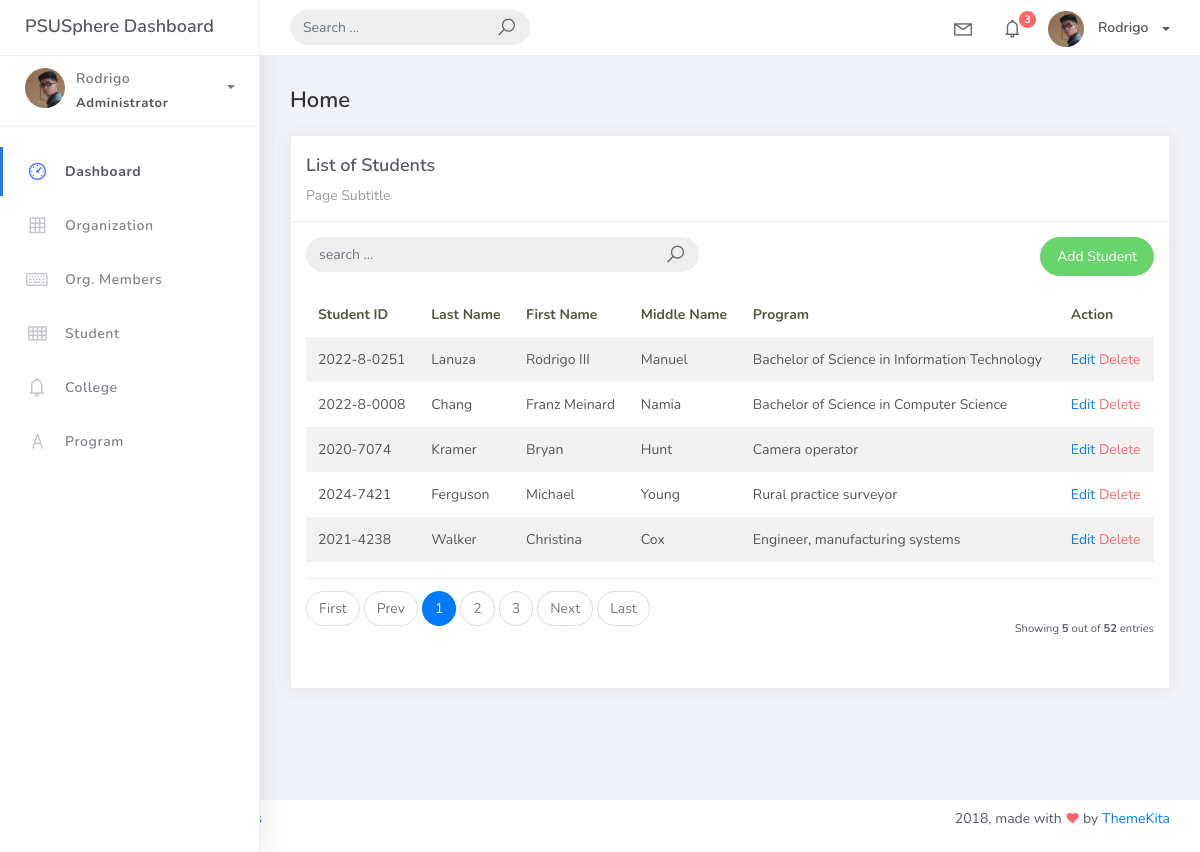
/student_list, run on an earlier commit of the app's database.
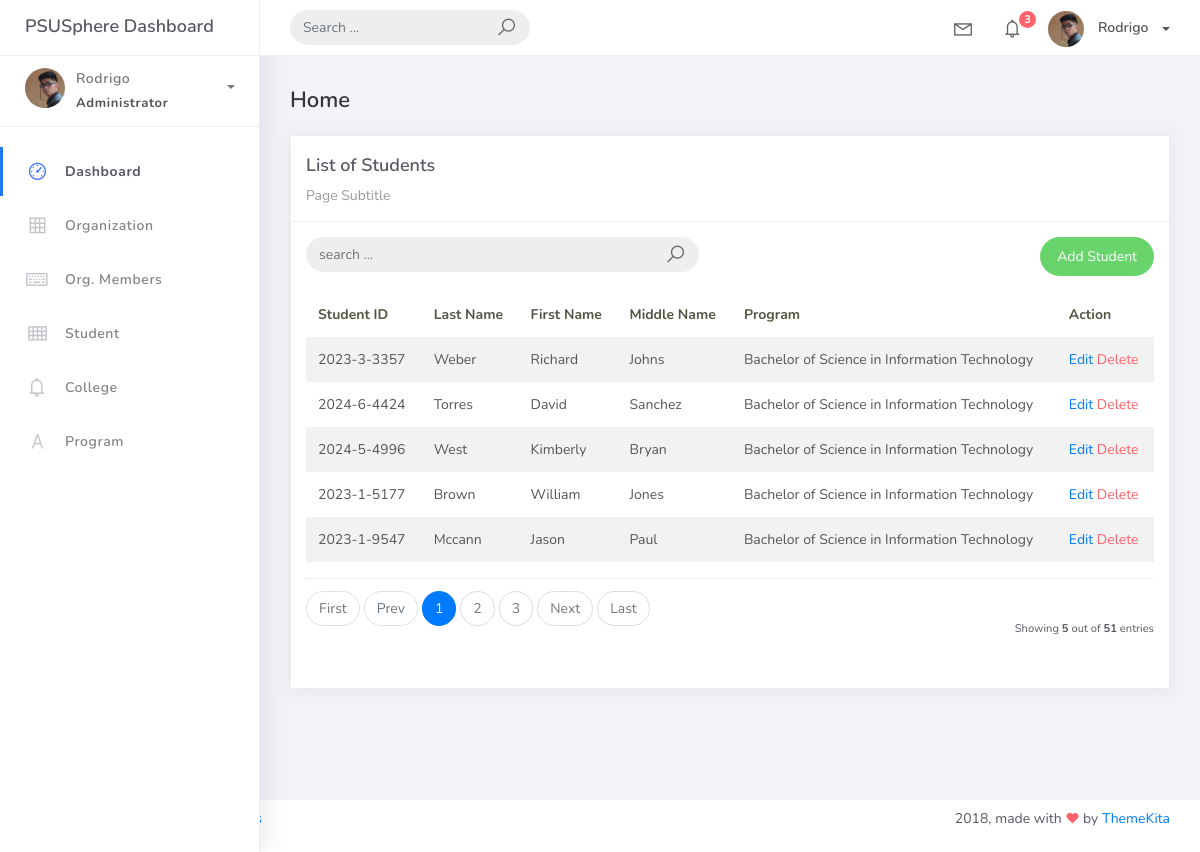
And on a later commit of the database.
### studentorg/models.py (models this page shows, shortened)
class BaseModel (models.Model):
    created_at = models.DateTimeField(auto_now_add=True, db_index=True)
    updated_at = models.DateTimeField (auto_now=True)
    class Meta:
        abstract = True

class Student(BaseModel):
    student_id = models.CharField (max_length=15)
    lastname = models.CharField (max_length=25)
    firstname = models.CharField (max_length=25)
    middlename = models.CharField (max_length=25, blank=True, null=True)
    program = models.ForeignKey(Program, on_delete=models.CASCADE)

class Program(BaseModel):
    prog_name = models.CharField(max_length=150)
    college = models.ForeignKey (College, on_delete=models.CASCADE)
    def __str__(self):
        return self.prog_name

### studentorg/views.py (the view, shortened to what this page needs)
# urls.py: path('student_list', StudentList.as_view(), name='student-list'),
class StudentList(ListView):
    model = Student
    context_object_name = 'home'
    template_name = 'student_list.html'
    paginate_by = 5
    def get_queryset(self, *args, **kwargs):
        qs = super(StudentList, self).get_queryset(*args, **kwargs)
        return qs

### templates/student_list.html
{% extends 'base.html' %}
{% load static %}
{% block content %}
<div class="content">
    <div class="container-fluid">
        <h4 class="page-title">Home</h4>
        <div class="row">
            <div class="col-md-12">
                <div class="card">
                    <div class="card-header">
                        <div class="card-title">List of Students</div>
                        <div class="card-category">Page Subtitle</div>
                    </div>
                    <div class="card-body">
                        <div class="row">
                            <div class="col-md-6">
                                <form class="navbar-left navbar-form nav-search mr-md-3" action="{% url 'student-list' %}">
                                    <div class="input-group">
                                        <input type="text" placeholder="search ..." class="form-control" name="q"/>
                                        <div class="input-group-append">
                                            <span class="input-group-text">
                                                <i class="la la-search search-icon"></i>
                                            </span>
                                        </div>
                                    </div>
                                </form>
                            </div>
                            <div class="col-md-6">
                                <div class="pull-right">
                                    <a href="{% url 'student-add' %}" class="btn btn-success btn-rounded">Add Student</a>
                                </div>
                            </div>
                        </div>
                        <table class="table table-striped mt-3">
                            <thead>
                                <tr>
                                    <th scope="col">Student ID</th>
                                    <th scope="col">Last Name</th>
                                    <th scope="col">First Name</th>
                                    <th scope="col">Middle Name</th>
                                    <th scope="col">Program</th>
                                    <th scope="col">Action</th>
                                </tr>
                            </thead>
                            <tbody>
                                {% for object in object_list %}
                                <tr>
                                    <td>{{ object.student_id }}</td>
                                    <td>{{ object.lastname }}</td>
                                    <td>{{ object.firstname }}</td>
                                    <td>{{ object.middlename }}</td>
                                    <td>{{ object.program }}</td>
                                    <td>
                                        <a href="student_list/{{ object.id}}">Edit</a>
                                        <a href="student_list/{{ object.id }}/delete" class="text-danger">Delete</a>
                                    </td>
                                </tr>
                                {% empty %}
                                <tr>
                                    <td colspan="4" style="text-align: center">
                                    <p class="text-sm font-weight-bold mb-0">No Records Found</p>
                                    </td>
                                </tr>
                                {% endfor %}
                            </tbody>
                        </table>
                        {% include 'includes/pagination.html' %}
                    </div>
                </div>
            </div>
        </div>
    </div>
</div>
{% endblock %}

What changed in the data, as far as the page shows it:
removed Student: student_id "2022-8-0251", lastname "Lanuza", firstname "Rodrigo III", middlename "Manuel", program "Bachelor of Science in Information Technology"
removed Student: student_id "2022-8-0008", lastname "Chang", firstname "Franz Meinard", middlename "Namia", program "Bachelor of Science in Computer Science"
changed Student: student_id "2020-7074" → "2023-3-3357"; lastname "Kramer" → "Weber"; firstname "Bryan" → "Richard"; middlename "Hunt" → "Johns"; program "Camera operator" → "Bachelor of Science in Information Technology"
changed Student: student_id "2024-7421" → "2024-6-4424"; lastname "Ferguson" → "Torres"; firstname "Michael" → "David"; middlename "Young" → "Sanchez"; program "Rural practice surveyor" → "Bachelor of Science in Information Technology"
changed Student: student_id "2021-4238" → "2024-5-4996"; lastname "Walker" → "West"; firstname "Christina" → "Kimberly"; middlename "Cox" → "Bryan"; program "Engineer, manufacturing systems" → "Bachelor of Science in Information Technology"
now on this page (row edited): Student: student_id "2023-1-5177", lastname "Brown", firstname "William", middlename "Jones", program "Bachelor of Science in Information Technology"
now on this page (row edited): Student: student_id "2023-1-9547", lastname "Mccann", firstname "Jason", middlename "Paul", program "Bachelor of Science in Information Technology"
Also different on the page:
{{ paginator.count }}: "52" → "51"
